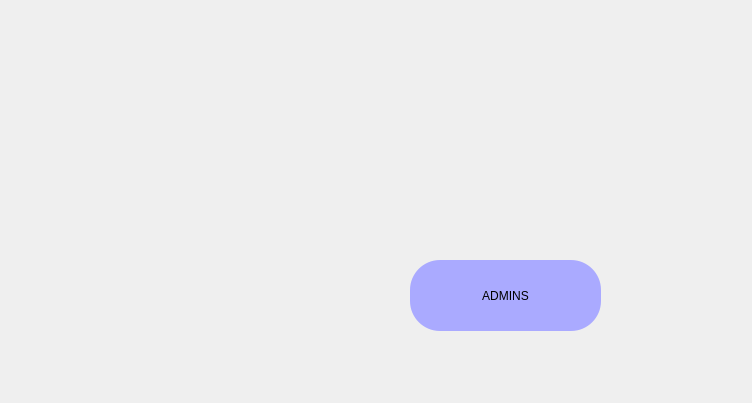
<?xml version="1.0" encoding="UTF-8"?>
<ui version="4.0">
 <class>adminmenu</class>
 <widget class="QWidget" name="adminmenu">
  <property name="geometry">
   <rect>
    <x>0</x>
    <y>0</y>
    <width>752</width>
    <height>403</height>
   </rect>
  </property>
  <property name="windowTitle">
   <string>Form</string>
  </property>
  <property name="styleSheet">
   <string notr="true">#adminmenu{
border-image: url(:/newPrefix/piza.jpg);
}</string>
  </property>
  <widget class="QPushButton" name="pushButton">
   <property name="geometry">
    <rect>
     <x>410</x>
     <y>260</y>
     <width>191</width>
     <height>71</height>
    </rect>
   </property>
   <property name="styleSheet">
    <string notr="true">.QPushButton{
font: 20pt &quot;Ink Free&quot;;
border-radius: 30px;
background: rgb(170, 170, 255);
}


.QPushButton:hover
{
 
	background-color: rgb(100, 100, 255);
}
</string>
   </property>
   <property name="text">
    <string>ADMINS</string>
   </property>
   <property name="icon">
    <iconset resource="resim/Yeni Metin Belgesi.qrc">
     <normaloff>:/newPrefix/admin.png</normaloff>:/newPrefix/admin.png</iconset>
   </property>
   <property name="iconSize">
    <size>
     <width>35</width>
     <height>35</height>
    </size>
   </property>
   <property name="shortcut">
    <string>5</string>
   </property>
  </widget>
 </widget>
 <resources>
  <include location="resim/Yeni Metin Belgesi.qrc"/>
 </resources>
 <connections/>
</ui>
